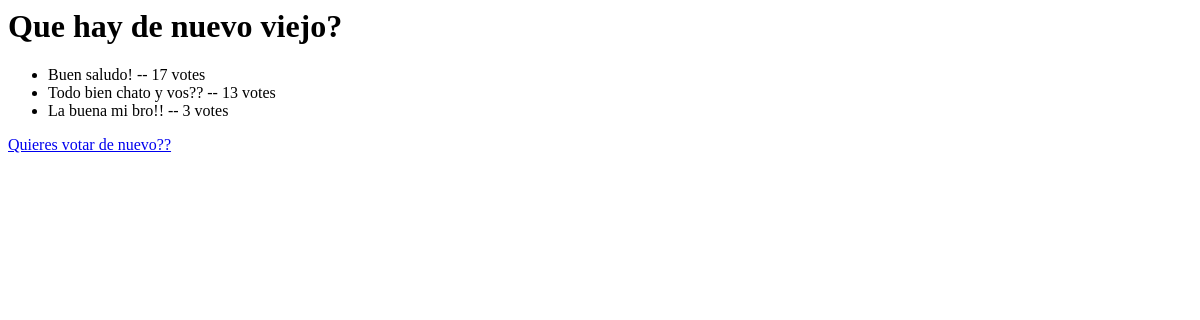
/polls/1/results/, run on an earlier commit of the app's database.
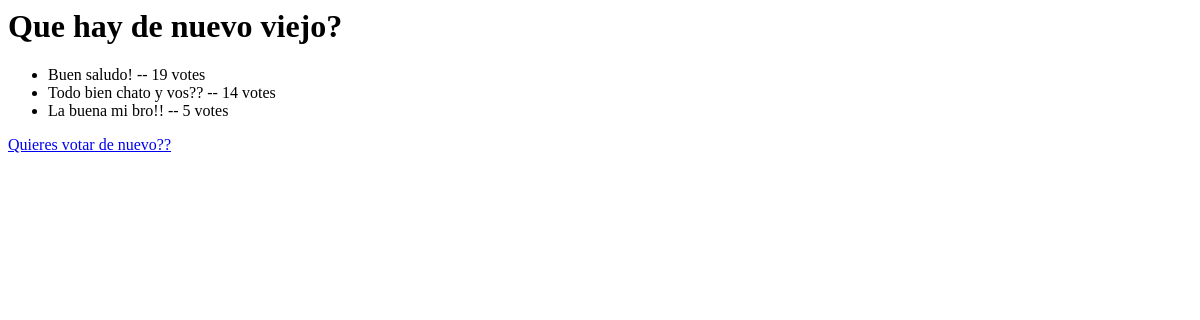
And on a later commit of the database.
### polls/models.py (models this page shows, shortened)
class Question(models.Model):
    question_text = models.CharField(max_length=200)
    pub_date = models.DateTimeField("date published")

class Choice(models.Model):
    question = models.ForeignKey(Question, on_delete=models.CASCADE, related_name='Foranea_pregunta')
    choice_text = models.CharField(max_length=200)
    votes = models.IntegerField(default=0)

### polls/views.py (the view)
# urls.py: path("<int:pk>/results/", views.ResultsView.as_view(), name="results"), #CAMBIAMOS Resultsview y añadimos .as_view
class ResultsView(generic.DetailView):
    model = Question
    template_name = "polls/results.html"

### polls/templates/Polls/results.html
<h1>{{ question.question_text }}</h1>
<ul>
{% for choice in question.Foranea_pregunta.all %}
    <li>{{ choice.choice_text }} -- {{ choice.votes }} vote{{ choice.votes|pluralize }}</li>
{% endfor %}
</ul>
<a href="{% url 'polls:ejemplo_name' question.id %}">Quieres votar de nuevo??</a>

What changed in the data, as far as the page shows it:
changed Choice "Buen saludo!": votes "17" → "19"
changed Choice "Todo bien chato y vos??": votes "13" → "14"
changed Choice "La buena mi bro!!": votes "3" → "5"
